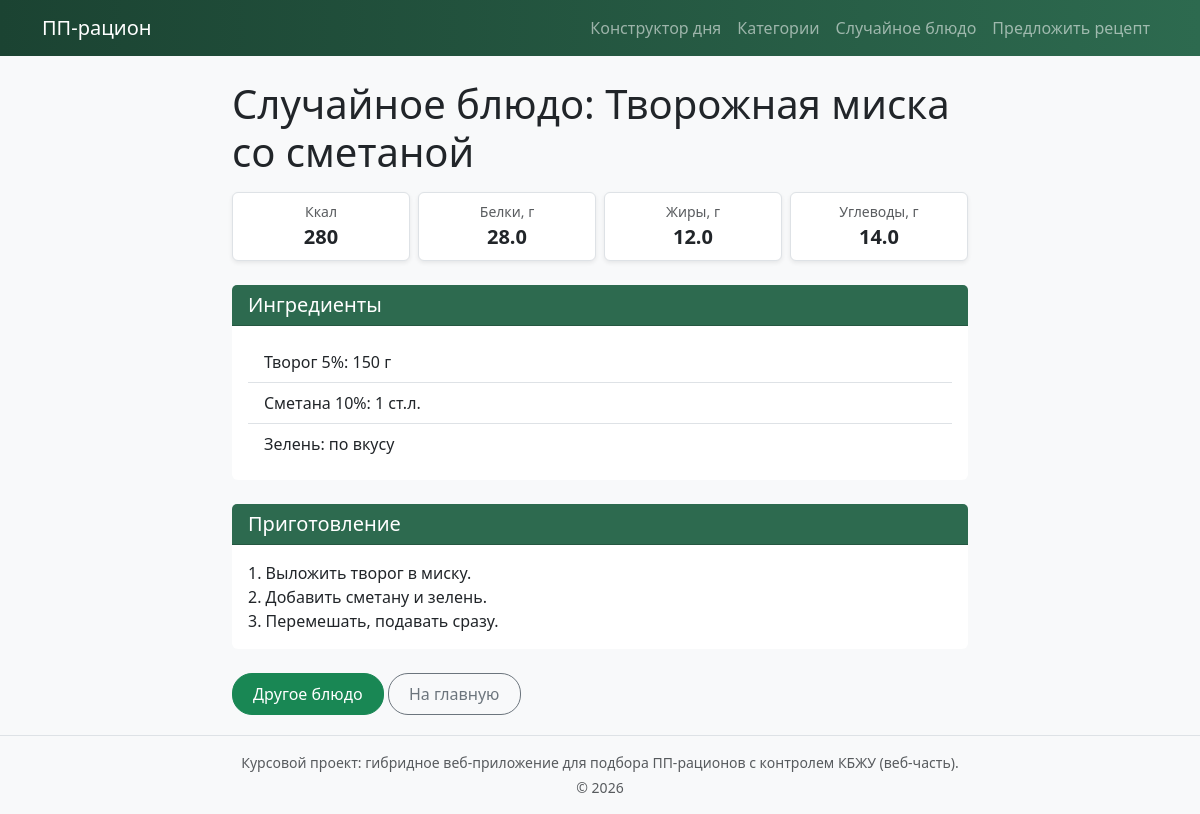
The app's page /random with its own data.
### tables this page shows
CREATE TABLE recipes (
            id INTEGER PRIMARY KEY,
            category_id INTEGER,
            name TEXT NOT NULL,
            instructions TEXT NOT NULL,
            kcal INTEGER NOT NULL,
            protein_g REAL NOT NULL,
            fat_g REAL NOT NULL,
            carbs_g REAL NOT NULL,
            FOREIGN KEY (category_id) REFERENCES categories (id)
        );

CREATE TABLE recipe_ingredients (
            recipe_id INTEGER,
            ingredient_id INTEGER,
            amount TEXT NOT NULL,
            FOREIGN KEY (recipe_id) REFERENCES recipes (id),
            FOREIGN KEY (ingredient_id) REFERENCES ingredients (id),
            PRIMARY KEY (recipe_id, ingredient_id)
        );

CREATE TABLE ingredients (
            id INTEGER PRIMARY KEY,
            name TEXT NOT NULL UNIQUE
        );

### app.py (the view)
@app.route('/random')
def random_recipe():
    recipe_details = get_random_recipe()
    if recipe_details:
        return render_template('random.html', recipe=recipe_details)
    flash('Не удалось найти случайный рецепт', 'error')
    return redirect(url_for('index'))

### models.py (called while the page is built)
def get_db_connection():
    conn = sqlite3.connect(DB_PATH)
    conn.row_factory = sqlite3.Row
    return conn

def get_random_recipe():
    conn = get_db_connection()
    cursor = conn.cursor()
    cursor.execute('SELECT * FROM recipes ORDER BY RANDOM() LIMIT 1')
    recipe = cursor.fetchone()
    conn.close()
    if recipe:
        return get_recipe_details(recipe['name'])
    return None

### templates/random.html (shortened to what this page needs)
{% extends "base.html" %}
{% block content %}
<div class="row">
    <div class="col-md-8 mx-auto">
        <h1 class="mb-3">Случайное блюдо: {{ recipe.name }}</h1>
        <div class="row row-cols-2 row-cols-md-4 g-2 mb-4">
            <div class="col">
                <div class="border rounded p-2 text-center bg-white shadow-sm">
                    <div class="small text-muted">Ккал</div>
                    <div class="fs-5 fw-semibold">{{ recipe.kcal }}</div>
                </div>
            </div>
            <div class="col">
                <div class="border rounded p-2 text-center bg-white shadow-sm">
                    <div class="small text-muted">Белки, г</div>
                    <div class="fs-5 fw-semibold">{{ '%.1f'|format(recipe.protein_g) }}</div>
                </div>
            </div>
            <div class="col">
                <div class="border rounded p-2 text-center bg-white shadow-sm">
                    <div class="small text-muted">Жиры, г</div>
                    <div class="fs-5 fw-semibold">{{ '%.1f'|format(recipe.fat_g) }}</div>
                </div>
            </div>
            <div class="col">
                <div class="border rounded p-2 text-center bg-white shadow-sm">
                    <div class="small text-muted">Углеводы, г</div>
                    <div class="fs-5 fw-semibold">{{ '%.1f'|format(recipe.carbs_g) }}</div>
                </div>
            </div>
        </div>
        <div class="card mb-4">
            <div class="card-header bg-pp-header text-white">
                <h2 class="h5 mb-0">Ингредиенты</h2>
            </div>
            <div class="card-body">
                <ul class="list-group list-group-flush">
                    {% for ingredient in recipe.ingredients %}
                    <li class="list-group-item">{{ ingredient.name }}: {{ ingredient.amount }}</li>
                    {% endfor %}
                </ul>
            </div>
        </div>
        <div class="card">
            <div class="card-header bg-pp-header text-white">
                <h2 class="h5 mb-0">Приготовление</h2>
            </div>
            <div class="card-body">
                <p class="mb-0" style="white-space: pre-line;">{{ recipe.instructions }}</p>
            </div>
        </div>
        <div class="mt-4">
            <a href="{{ url_for('random_recipe') }}" class="btn btn-success">Другое блюдо</a>
            <a href="{{ url_for('index') }}" class="btn btn-outline-secondary">На главную</a>
        </div>
    </div>
</div>
{% endblock %}

### templates/base.html (shortened to what this page needs)
<!DOCTYPE html>
<html lang="ru">
<head>
    <link href="https://cdn.jsdelivr.net/npm/bootstrap@5.3.0/dist/css/bootstrap.min.css" rel="stylesheet">
    <link rel="stylesheet" href="{{ url_for('static', filename='css/style.css') }}">
</head>
<body>
    <nav class="navbar navbar-expand-lg navbar-dark bg-pp-nav">
        <div class="container">
            <a class="navbar-brand" href="{{ url_for('index') }}">
                ПП-рацион
            </a>
            <div class="collapse navbar-collapse" id="navbarNav">
                <ul class="navbar-nav ms-auto">
                    <li class="nav-item">
                        <a class="nav-link" href="{{ url_for('ration') }}">Конструктор дня</a>
                    </li>
                    <li class="nav-item">
                        <a class="nav-link" href="{{ url_for('categories') }}">Категории</a>
                    </li>
                    <li class="nav-item">
                        <a class="nav-link" href="{{ url_for('random_recipe') }}">Случайное блюдо</a>
                    </li>
                    <li class="nav-item">
                        <a class="nav-link" href="{{ url_for('share_recipe') }}">Предложить рецепт</a>
                    </li>
                </ul>
            </div>
        </div>
    </nav>
    <main class="container-main">
        <div class="container mt-4">
            {% block content %}{% endblock %}
        </div>
    </main>
    <footer class="bg-light text-center text-muted py-3">
        <div class="container">
            <p class="mb-1 small">Курсовой проект: гибридное веб-приложение для подбора ПП-рационов с контролем КБЖУ (веб-часть).</p>
            <p class="mb-0 small">© 2026</p>
        </div>
    </footer>
</body>
</html>

### static/css/style.css (style rules this page uses)
html, body { height: 100%; margin: 0; padding: 0; }
body { display: flex; flex-direction: column; background-color: #f8f9fa; min-height: 100vh; }
.container-main { flex: 1 0 auto; padding-bottom: 20px; }
.navbar.bg-pp-nav { background: linear-gradient(90deg, #1b4332 0%, #2d6a4f 100%) !important; }
.bg-pp-header { background-color: #2d6a4f !important; }
footer { flex-shrink: 0; width: 100%; background-color: #f8f9fa !important; border-top: 1px solid #dee2e6; margin-top: auto; }
.card { transition: transform 0.2s; border: none; }
.card-body { display: flex; flex-direction: column; }
.btn { border-radius: 20px; padding: 8px 20px; }
.text-center { text-align: center; }
.navbar { margin-bottom: 0; }

### records on screen
recipes: name "Творожная миска со сметаной", kcal "280", protein_g "28.0", fat_g "12.0", carbs_g "14.0", instructions "1. Выложить творог в миску. 2. Добавить сметану и зелень. 3. Перемешать, подавать сразу."
recipe_ingredients: name "Творог 5%", amount "150 г"
recipe_ingredients: name "Сметана 10%", amount "1 ст.л."
recipe_ingredients: name "Зелень", amount "по вкусу"
